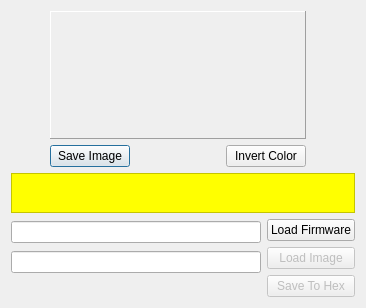
<?xml version="1.0" encoding="UTF-8"?>
<ui version="4.0">
 <class>customizeSplashDialog</class>
 <widget class="QDialog" name="customizeSplashDialog">
  <property name="geometry">
   <rect>
    <x>0</x>
    <y>0</y>
    <width>366</width>
    <height>303</height>
   </rect>
  </property>
  <property name="sizePolicy">
   <sizepolicy hsizetype="MinimumExpanding" vsizetype="MinimumExpanding">
    <horstretch>0</horstretch>
    <verstretch>0</verstretch>
   </sizepolicy>
  </property>
  <property name="windowTitle">
   <string>Customize Splash</string>
  </property>
  <property name="windowIcon">
   <iconset>
    <normaloff>:/images/c_home.png</normaloff>:/images/c_home.png</iconset>
  </property>
  <layout class="QGridLayout" name="gridLayout">
   <item row="0" column="0">
    <layout class="QHBoxLayout" name="horizontalLayout_2">
     <item>
      <spacer name="horizontalSpacer">
       <property name="orientation">
        <enum>Qt::Horizontal</enum>
       </property>
       <property name="sizeHint" stdset="0">
        <size>
         <width>40</width>
         <height>20</height>
        </size>
       </property>
      </spacer>
     </item>
     <item>
      <layout class="QVBoxLayout" name="verticalLayout_3">
       <item>
        <widget class="QLabel" name="imageLabel">
         <property name="sizePolicy">
          <sizepolicy hsizetype="Minimum" vsizetype="Minimum">
           <horstretch>0</horstretch>
           <verstretch>0</verstretch>
          </sizepolicy>
         </property>
         <property name="minimumSize">
          <size>
           <width>256</width>
           <height>128</height>
          </size>
         </property>
         <property name="maximumSize">
          <size>
           <width>256</width>
           <height>128</height>
          </size>
         </property>
         <property name="frameShape">
          <enum>QFrame::Panel</enum>
         </property>
         <property name="frameShadow">
          <enum>QFrame::Raised</enum>
         </property>
         <property name="text">
          <string/>
         </property>
         <property name="pixmap">
          <pixmap resource="companion9x.qrc">:/images/customize.png</pixmap>
         </property>
         <property name="scaledContents">
          <bool>true</bool>
         </property>
        </widget>
       </item>
       <item>
        <layout class="QHBoxLayout" name="horizontalLayout">
         <item>
          <widget class="QPushButton" name="SaveImageButton">
           <property name="text">
            <string>Save Image</string>
           </property>
          </widget>
         </item>
         <item>
          <spacer name="horizontalSpacer_4">
           <property name="orientation">
            <enum>Qt::Horizontal</enum>
           </property>
           <property name="sizeHint" stdset="0">
            <size>
             <width>40</width>
             <height>20</height>
            </size>
           </property>
          </spacer>
         </item>
         <item>
          <widget class="QPushButton" name="InvertColorButton">
           <property name="text">
            <string>Invert Color</string>
           </property>
          </widget>
         </item>
        </layout>
       </item>
      </layout>
     </item>
     <item>
      <spacer name="horizontalSpacer_2">
       <property name="orientation">
        <enum>Qt::Horizontal</enum>
       </property>
       <property name="sizeHint" stdset="0">
        <size>
         <width>50</width>
         <height>20</height>
        </size>
       </property>
      </spacer>
     </item>
    </layout>
   </item>
   <item row="2" column="0">
    <layout class="QHBoxLayout" name="horizontalLayout_3">
     <item>
      <layout class="QVBoxLayout" name="verticalLayout_2">
       <item>
        <widget class="QLineEdit" name="FWFileName">
         <property name="enabled">
          <bool>true</bool>
         </property>
         <property name="readOnly">
          <bool>true</bool>
         </property>
        </widget>
       </item>
       <item>
        <widget class="QLineEdit" name="ImageFileName">
         <property name="enabled">
          <bool>true</bool>
         </property>
         <property name="readOnly">
          <bool>true</bool>
         </property>
        </widget>
       </item>
       <item>
        <spacer name="horizontalSpacer_3">
         <property name="orientation">
          <enum>Qt::Horizontal</enum>
         </property>
         <property name="sizeHint" stdset="0">
          <size>
           <width>40</width>
           <height>20</height>
          </size>
         </property>
        </spacer>
       </item>
      </layout>
     </item>
     <item>
      <layout class="QVBoxLayout" name="verticalLayout">
       <item>
        <widget class="QPushButton" name="FlashLoadButton">
         <property name="text">
          <string>Load Firmware</string>
         </property>
        </widget>
       </item>
       <item>
        <widget class="QPushButton" name="ImageLoadButton">
         <property name="enabled">
          <bool>false</bool>
         </property>
         <property name="text">
          <string>Load Image</string>
         </property>
        </widget>
       </item>
       <item>
        <widget class="QPushButton" name="SaveFlashButton">
         <property name="enabled">
          <bool>false</bool>
         </property>
         <property name="text">
          <string>Save To Hex</string>
         </property>
        </widget>
       </item>
      </layout>
     </item>
    </layout>
   </item>
   <item row="3" column="0">
    <spacer name="verticalSpacer">
     <property name="orientation">
      <enum>Qt::Vertical</enum>
     </property>
     <property name="sizeHint" stdset="0">
      <size>
       <width>20</width>
       <height>1</height>
      </size>
     </property>
    </spacer>
   </item>
   <item row="1" column="0">
    <widget class="QTextEdit" name="HowToLabel">
     <property name="sizePolicy">
      <sizepolicy hsizetype="MinimumExpanding" vsizetype="Fixed">
       <horstretch>0</horstretch>
       <verstretch>0</verstretch>
      </sizepolicy>
     </property>
     <property name="maximumSize">
      <size>
       <width>16777215</width>
       <height>40</height>
      </size>
     </property>
     <property name="styleSheet">
      <string notr="true">background:rgb(255, 255, 0);</string>
     </property>
     <property name="verticalScrollBarPolicy">
      <enum>Qt::ScrollBarAlwaysOff</enum>
     </property>
     <property name="horizontalScrollBarPolicy">
      <enum>Qt::ScrollBarAlwaysOff</enum>
     </property>
     <property name="html">
      <string>&lt;!DOCTYPE HTML PUBLIC &quot;-//W3C//DTD HTML 4.0//EN&quot; &quot;http://www.w3.org/TR/REC-html40/strict.dtd&quot;&gt;
&lt;html&gt;&lt;head&gt;&lt;meta name=&quot;qrichtext&quot; content=&quot;1&quot; /&gt;&lt;style type=&quot;text/css&quot;&gt;
p, li { white-space: pre-wrap; }
&lt;/style&gt;&lt;/head&gt;&lt;body style=&quot; font-family:'Sans Serif'; font-size:9pt; font-weight:400; font-style:normal;&quot;&gt;
&lt;p align=&quot;center&quot; style=&quot;-qt-paragraph-type:empty; margin-top:0px; margin-bottom:0px; margin-left:0px; margin-right:0px; -qt-block-indent:0; text-indent:0px;&quot;&gt;&lt;br /&gt;&lt;/p&gt;&lt;/body&gt;&lt;/html&gt;</string>
     </property>
    </widget>
   </item>
  </layout>
 </widget>
 <resources>
  <include location="companion9x.qrc"/>
 </resources>
 <connections/>
</ui>
